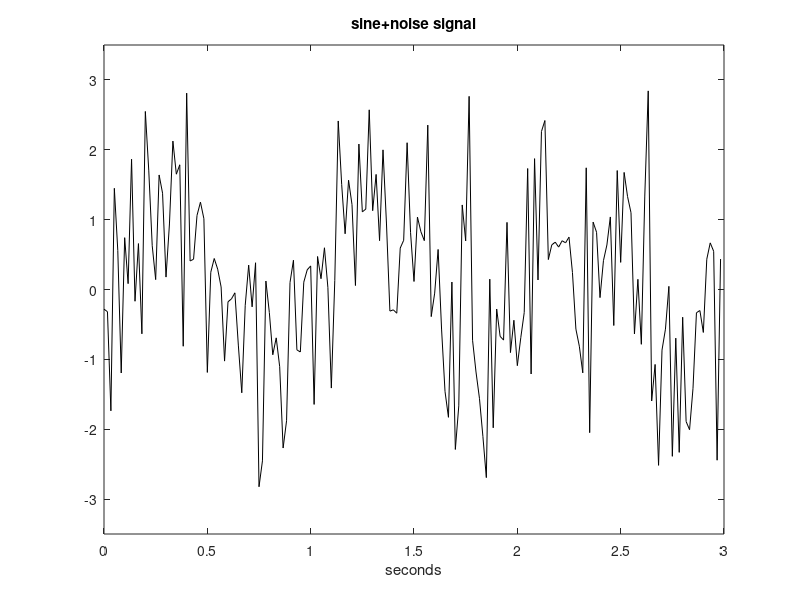
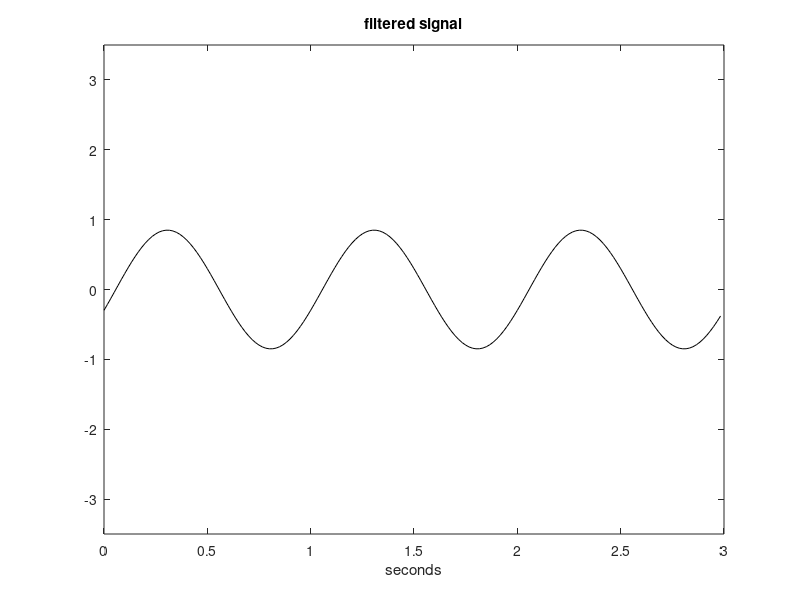

These figures' MATLAB source, in order:
% Frequency domain Wiener filtering
% sine signal + noise
fx=1; %signal frequency in Hz
wx=2*pi*fx; %signal frequency in rad/s

fs=60; %sampling frequency in Hz
tiv=1/fs; %time interval between samples;
t=0:tiv:(3-tiv); %time intervals set

x=sin(wx*t); %signal data set
Nx=length(x);
v=randn(1,Nx); %normal noise
y=x+v; %sine+noise

%Wiener computations
X=fft(x); %Fourier transform of x
Sxx=abs(X).^2; %Sxx
V=fft(v); %Fourier transform of v
Svv=abs(V).^2; %Svv
WH=Sxx./(Sxx+Svv); %Fourier transform of the Wiener filter

Y=fft(y); %Fourier transform of y
fly=real(ifft(Y.*WH)); %apply the Wiener filter

%display---------------------------

figure(1)
plot(t,y,'k'); %plots figure
axis([0 3 -3.5 3.5]);
xlabel('seconds'); title('sine+noise signal');

figure(2)
plot(t,fly,'k'); %plots figure
axis([0 3 -3.5 3.5]);
xlabel('seconds'); title('filtered signal');
